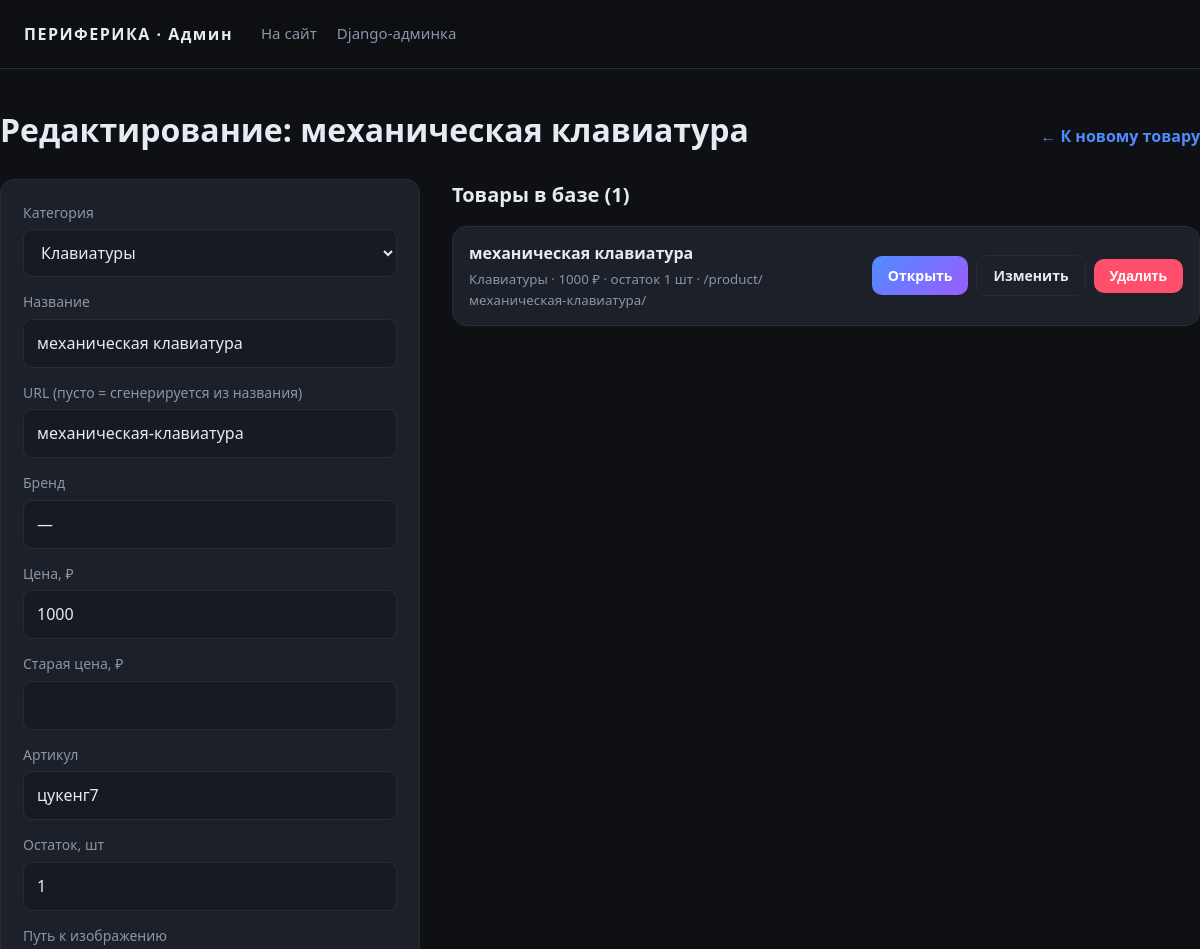
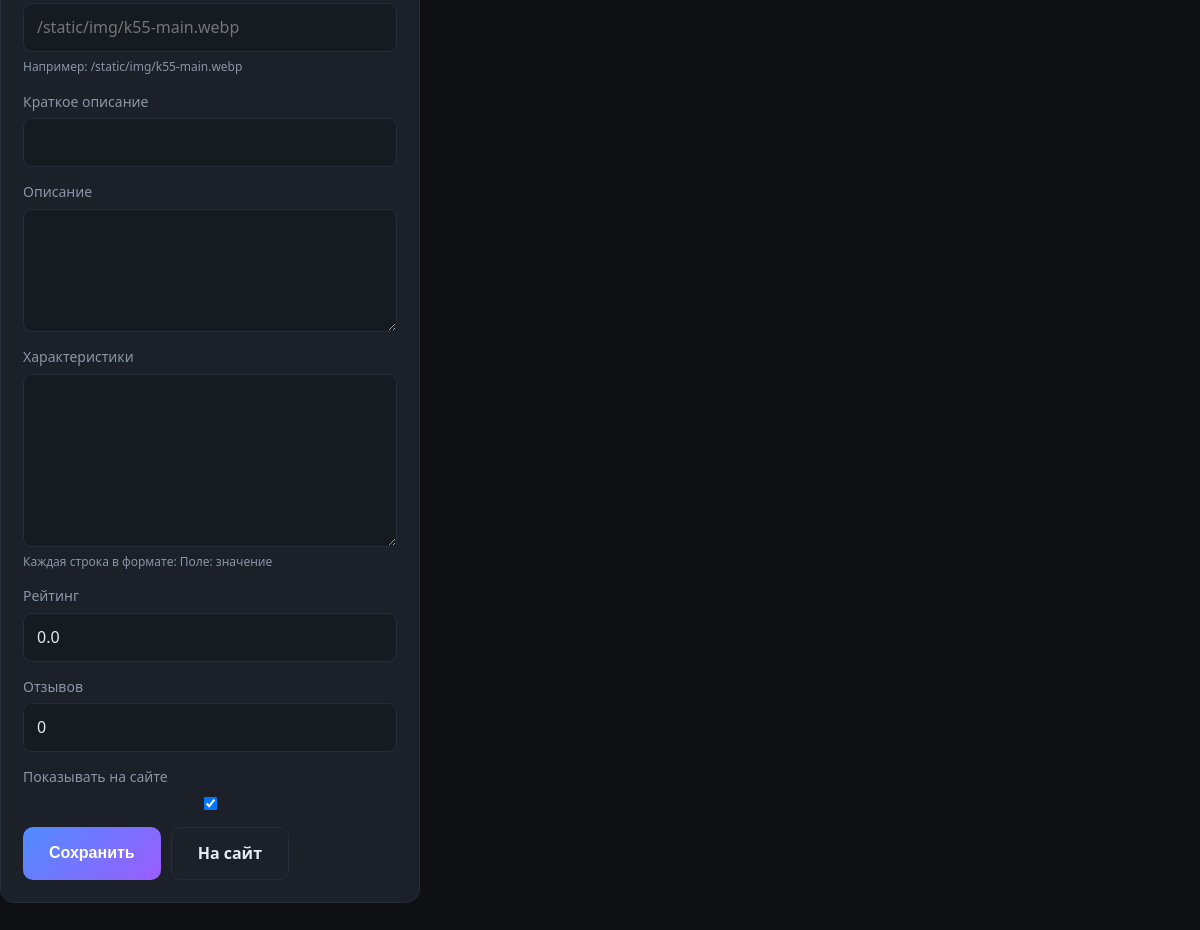
Screenshot of /manager/?edit=1 with the database file from the repository (2 pictures, top to bottom).
### my_app/models.py (models this page shows, shortened)
class Product(models.Model):
    CATEGORY_CHOICES = [
        ('keyboard', 'Клавиатуры'),
        ('mouse', 'Мыши'),
        ('headset', 'Наушники'),
        ('monitor', 'Мониторы'),
    ]
    category = models.CharField('Категория', max_length=20, choices=CATEGORY_CHOICES, default='keyboard')
    name = models.CharField('Название', max_length=200)
    slug = models.SlugField('URL', unique=True, allow_unicode=True, blank=True)
    brand = models.CharField('Бренд', max_length=100, default='—')
    price = models.PositiveIntegerField('Цена, ₽')
    old_price = models.PositiveIntegerField('Старая цена, ₽', null=True, blank=True)
    sku = models.CharField('Артикул', max_length=50, blank=True)
    stock = models.PositiveIntegerField('Остаток, шт', default=1)
    image = models.CharField('Путь к изображению', max_length=300, blank=True,
                             help_text='Например: /static/img/k55-main.webp')
    short_description = models.CharField('Краткое описание', max_length=300, blank=True)
    description = models.TextField('Описание', blank=True)
    specs = models.TextField('Характеристики', blank=True,
                             help_text='Каждая строка в формате: Поле: значение')
    rating = models.FloatField('Рейтинг', default=0)
    review_count = models.PositiveIntegerField('Отзывов', default=0)
    is_active = models.BooleanField('Показывать на сайте', default=True)
    created_at = models.DateTimeField('Создан', auto_now_add=True)
    class Meta:
        verbose_name = 'Товар'
        verbose_name_plural = 'Товары'
        ordering = ['-created_at']

### my_app/views.py (the view)
# urls.py: path('manager/', manager_panel, name='manager_panel'),
def manager_panel(request):
    edit_id = request.GET.get('edit')
    product = Product.objects.filter(pk=edit_id).first() if edit_id else None
    if request.method == 'POST':
        if 'delete_id' in request.POST:
            Product.objects.filter(pk=request.POST['delete_id']).delete()
            return redirect('manager_panel')
        form = ProductForm(request.POST, instance=product)
        if form.is_valid():
            obj = form.save(commit=False)
            if not obj.slug:
                base = slugify(obj.name, allow_unicode=True) or 'product'
                candidate, i = base, 1
                while Product.objects.filter(slug=candidate).exclude(pk=obj.pk).exists():
                    i += 1
                    candidate = f'{base}-{i}'
                obj.slug = candidate
            obj.save()
            return redirect('product_detail', slug=obj.slug)
    else:
        form = ProductForm(instance=product)
    return render(request, 'manager.html', {
        'form': form,
        'products': Product.objects.all(),
        'editing': product,
    })

### my_app/forms.py
class ProductForm(forms.ModelForm):
    class Meta:
        model = Product
        fields = [
            'category', 'name', 'slug', 'brand', 'price', 'old_price',
            'sku', 'stock', 'image', 'short_description', 'description',
            'specs', 'rating', 'review_count', 'is_active',
        ]
        widgets = {
            'description': forms.Textarea(attrs={'rows': 4}),
            'specs': forms.Textarea(attrs={'rows': 6}),
            'name': forms.TextInput(attrs={'placeholder': 'Механическая клавиатура K55 Pro'}),
            'image': forms.TextInput(attrs={'placeholder': '/static/img/k55-main.webp'}),
            'slug': forms.TextInput(attrs={'placeholder': 'оставьте пустым — заполнится само'}),
        }
        labels = {
            'slug': 'URL (пусто = сгенерируется из названия)',
        }

### templates/manager.html (shortened to what this page needs)
<!DOCTYPE html>
<html lang="ru">
<head>
  <link rel="stylesheet" href="/static/css/main.css">
</head>
<body>
<header class="site-header">
  <div class="container header__inner">
    <a class="logo" href="/"><span>ПЕРИФЕРИКА · Админ</span></a>
    <nav class="nav">
      <a href="/">На сайт</a>
      <a href="/admin/">Django-админка</a>
    </nav>
  </div>
</header>
<main class="container manager">
  <div class="section-head">
    <h1 class="section-title">{% if editing %}Редактирование: {{ editing.name }}{% else %}Добавить товар{% endif %}</h1>
    {% if editing %}<a class="section-link" href="/manager/">← К новому товару</a>{% endif %}
  </div>
  <div class="manager__grid">
    <form class="manager__form" method="post">
      {% for field in form %}
        <div class="field {% if field.errors %}field--error{% endif %}">
          <label class="field__label" for="{{ field.id_for_label }}">{{ field.label }}</label>
          {{ field }}
          {% if field.help_text %}<small class="field__hint">{{ field.help_text }}</small>{% endif %}
        </div>
      {% endfor %}
      <div class="field__row">
        <button class="btn btn--primary" type="submit">{% if editing %}Сохранить{% else %}Добавить товар{% endif %}</button>
        <a class="btn btn--ghost" href="/">На сайт</a>
      </div>
    </form>
    <div class="manager__list">
      <h2>Товары в базе ({{ products|length }})</h2>
      {% for p in products %}
      <div class="manager__item">
        <div class="manager__item-info">
          <b>{{ p.name }}</b>
          <small>{{ p.get_category_display }} · {{ p.price }} ₽ · остаток {{ p.stock }} шт · /product/{{ p.slug }}/</small>
        </div>
        <div class="manager__item-actions">
          <a class="btn btn--small" href="/product/{{ p.slug }}/">Открыть</a>
          <a class="btn btn--small btn--ghost" href="/manager/?edit={{ p.pk }}">Изменить</a>
          <form method="post" onsubmit="return confirm('Удалить {{ p.name }}?')">
            <button class="btn btn--small btn--danger" type="submit">Удалить</button>
          </form>
        </div>
      </div>
      {% empty %}
      <p class="empty">Товаров пока нет — заполните форму слева.</p>
      {% endfor %}
    </div>
  </div>
</main>
</body>
</html>

### static/css/main.css (style rules this page uses)
:root { --bg: #0e1014; --bg-soft: #161a21; --card: #1b2029; --line: #262d39; --text: #e6eaf2; --muted: #8b95a7; --accent: #4f8cff; --accent-2: #9b5cff; --sale: #ff4f6d; --radius: 14px; }
* { box-sizing: border-box; }
body { margin: 0; background: var(--bg); color: var(--text); font-family: "Segoe UI", Roboto, Arial, sans-serif; line-height: 1.55; }
a { color: inherit; text-decoration: none; }
.container { max-width: 1200px; margin: 0 auto; padding: 0 24px; }
.section-title { font-size: 32px; margin: 0 0 24px; }
.section-head { display: flex; align-items: baseline; justify-content: space-between; gap: 16px; }
.section-link { color: var(--accent); font-weight: 600; }
.btn { display: inline-block; padding: 13px 26px; border: none; border-radius: 10px; background: linear-gradient(135deg, var(--accent), var(--accent-2)); color: #fff; font-size: 16px; font-weight: 600; cursor: pointer; transition: transform .15s ease, opacity .15s ease; }
.btn--ghost { background: transparent; border: 1px solid var(--line); color: var(--text); }
.btn--small { padding: 9px 16px; font-size: 14px; }
.site-header { position: sticky; top: 0; z-index: 50; background: rgba(14, 16, 20, .92); backdrop-filter: blur(8px); border-bottom: 1px solid var(--line); }
.header__inner { display: flex; align-items: center; gap: 28px; height: 68px; }
.logo { display: flex; align-items: center; gap: 10px; font-weight: 800; letter-spacing: 1.5px; }
.nav { display: flex; gap: 20px; margin-right: auto; font-size: 15px; color: var(--muted); }
.manager { padding: 36px 0 60px; }
.manager__grid { display: grid; grid-template-columns: 420px 1fr; gap: 32px; align-items: start; }
.manager__form { background: var(--card); border: 1px solid var(--line); border-radius: var(--radius); padding: 22px; display: flex; flex-direction: column; gap: 14px; }
.field { display: flex; flex-direction: column; gap: 6px; }
.field__label { font-size: 14px; color: var(--muted); }
.field__hint { color: var(--muted); font-size: 12px; }
.field input, .field select, .field textarea { padding: 11px 13px; border-radius: 9px; border: 1px solid var(--line); background: var(--bg-soft); color: var(--text); outline: none; font: inherit; }
.field__row { display: flex; gap: 10px; }
.manager__list h2 { font-size: 20px; margin: 0 0 16px; }
.manager__item { display: flex; align-items: center; justify-content: space-between; gap: 16px; padding: 14px 16px; background: var(--card); border: 1px solid var(--line); border-radius: var(--radius); margin-bottom: 10px; }
.manager__item-info { display: flex; flex-direction: column; gap: 4px; }
.manager__item-info small { color: var(--muted); }
.manager__item-actions { display: flex; gap: 8px; align-items: center; }
.manager__item-actions form { margin: 0; }
.btn--danger { background: var(--sale); border-color: var(--sale); }

### rows the page displays
Product: name "механическая клавиатура", form "Клавиатуры" "механическая клавиатура" "механическая-клавиатура" "—" "1000" "цукенг7" "1" "0.0" "0" "☑", category "Клавиатуры", price "1000", stock "1", slug "механическая-клавиатура"

### other values shown
{{ field.label }} "Категория" "Название" "URL (пусто = сгенерируется из названия)" "Бренд" "Цена, ₽" "Старая цена, ₽" "Артикул" "Остаток, шт" "Путь к изображению" "Краткое описание" "Описание" "Характеристики" "Рейтинг" "Отзывов" "Показывать на сайте"
{{ field.help_text }} "Например: /static/img/k55-main.webp" "Каждая строка в формате: Поле: значение"
{{ products|length }} "1"
